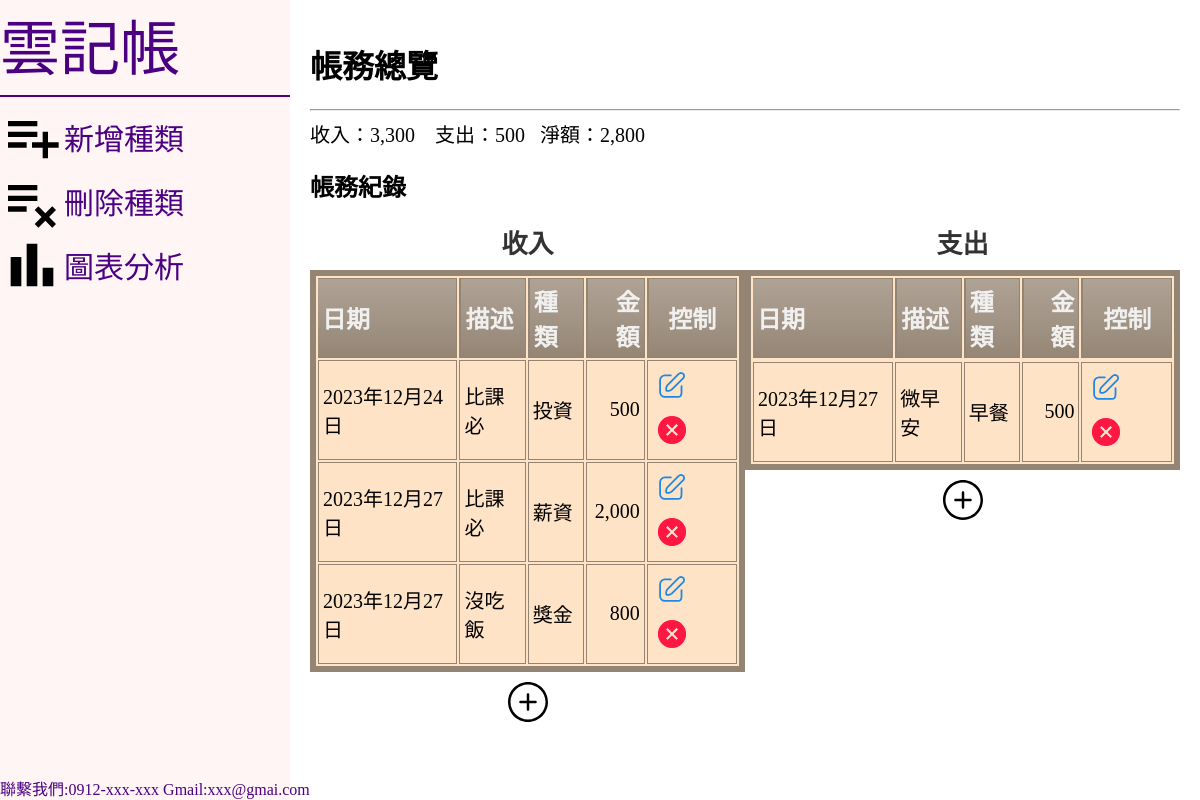
Screenshot of /index/ (signed in) with the database file from the repository.
### projectapp/models.py (models this page shows, shortened)
class Record_R1(models.Model):
    user=ForeignKey(User,on_delete=models.CASCADE,null=True)
    date 	= DateField()
    description = CharField(max_length=300,null=True)
    categoryR 	= CharField(max_length=50)
    cash 	= IntegerField()
    is_settled = models.BooleanField(default=False)  # 新增用來標記是否已經結算的欄位

class Record_E1(models.Model):
    user=ForeignKey(User,on_delete=models.CASCADE,null=True)
    date 	= DateField()
    description = CharField(max_length=300,null=True)
    categoryE 	= CharField(max_length=50)
    cash 	= IntegerField()
    is_settled = models.BooleanField(default=False)  # 新增用來標記是否已經結算的欄位

### projectapp/views.py (the view)
# urls.py: path('index/',views.recordall_and_cashflow,name='index'),
@login_required
def recordall_and_cashflow(request):
    corrent_user=request.user
    recordAllE=Record_E1.objects.filter(user=corrent_user).order_by('date')
    recordAllR=Record_R1.objects.filter(user=corrent_user).order_by('date')
    income_list=[record.cash for record in recordAllR]
    outcome_list=[record.cash for record in recordAllE]
    income=sum(income_list) if len(income_list)!=0 else 0
    outcome=sum(outcome_list) if len(outcome_list)!=0 else 0
    net = income -outcome
    return render(request,'index.html',locals())

### templates/index.html (shortened to what this page needs)
<!DOCTYPE html>
<html lang="en">
<head>
  <link rel="stylesheet" href="/static/css/index.css">
</head>
<body>
  <div class="container">
    <div class="left-box">
      <div class="listtitle">雲記帳</div>
      <hr>
      <div class="list">
        <a href="/addcategory">
          <img src="/static/img/playlist_add_FILL0_wght400_GRAD0_opsz24.svg" alt="">
          <span>新增種類</span>
        </a>
        <a href="/delcategory">
          <img src="/static/img/playlist_remove_FILL0_wght400_GRAD0_opsz24.svg" alt="">
          <span>刪除種類</span>
        </a>
        <a href="/charts">
          <img src="/static/img/bar_chart_FILL0_wght400_GRAD0_opsz24.svg" alt="">
          <span>圖表分析</span>
        </a>
      </div>
      <div class="content">
        聯繫我們:0912-xxx-xxx
        Gmail:xxx@gmai.com
      </div>
    </div>
    <div class="right-text">
      <h1>帳務總覽</h1>
      <hr>
      <div class="incomeEP">
        收入：<span class="thousand-separator">{{ income }}</span> &nbsp;&nbsp;
        支出：<span class="thousand-separator">{{ outcome }} </span>&nbsp;&nbsp;
        淨額：<span class="thousand-separator">{{ net }}</span>
      </div>
      <h2>帳務紀錄</h2>
      <div class="table-all">
        <div>
          <table class="cinereousTable">
            <caption>收入</caption>
            <thead>
              <tr>
                <th>日期</th>
                <th>描述</th>
                <th>種類</th>
                <th style="text-align: right;">金額</th>
                <th style="text-align: center;">控制</th>
              </tr>
            </thead>
            {% for record in recordAllR %}
            <tr>
              <td>{{ record.date }}</td>
              <td>{{ record.description }}</td>
              <td>{{ record.categoryR }}</td>
              <td class="thousand-separator" style="text-align: right;">{{ record.cash }}</td>
              <td>
                <a href="{% url 'editRr' record.id %}"><img src="/static/img/edit.svg" alt="編輯"></a>
                <a href="{% url 'delRr' record.id %}"><img src="/static/img/cancel-svgrepo-com.svg" alt="刪除"></a>
              </td>
            </tr>
            {% endfor %}
          </table>
          <div style="text-align: center;margin-top:10px">
          <a style="margin-top:10px;" href="/addRrecord">
            <img src="/static/img/plus-circle-svgrepo-com.svg" alt="">
          </a>
        </div>
        </div>
        <div>
          <table class="cinereousTable">
            <caption>支出</caption>
            <thead>
              <th>日期</th>
              <th>描述</th>
              <th>種類</th>
              <th style="text-align: right;">金額</th>
              <th style="text-align: center;">控制</th>
              {% for record in recordAllE %}
            </thead>
            <td>{{ record.date }}</td>
            <td>{{ record.description }}</td>
            <td>{{ record.categoryE }}</td>
            <td class="thousand-separator" style="text-align: right;">{{ record.cash }}</td>
            <td>
              <a href="{% url 'editEr' record.id %}"><img src="/static/img/edit.svg" alt="編輯"></a>
              <a href="{% url 'delEr' record.id %}"><img src="/static/img/cancel-svgrepo-com.svg" alt="刪除"></a>
            </td>
            {% endfor %}
          </table>
          <div style="text-align: center; margin-top:10px">
          <a style="color:black;text-decoration: none;" href="/addErecord">
            <img src="/static/img/plus-circle-svgrepo-com.svg" alt="">
          </a>
        </div>
        </div>
      </div>
    </div>
  </div>
</body>
</html>

### static/css/index.css (style rules this page uses)
body { margin: 0; padding: 0; }
.container { display: flex; width: 100vw; height: 100vh; }
.left-box { width: 25%; background-color: #fff5f5; }
.left-box .list span { color: #4b0082; }
.left-box .list a { color: #4b0082; text-decoration: none; font-size:30px; display: flex; align-items: center; }
.listtitle { color: #4b0082; font-size: 60px; text-align: left; }
.content { position: absolute; color:#4b0082; bottom:0; }
.left-box hr { border: 1px solid #4b0082; }
.right-text { width: 75%; padding: 20px; overflow-y: auto; }
.incomeEP { color:black; font-size: 20px; }
.table-all { display:flex; justify-content: space-around; }
.table-all caption { font-size: 26px; font-weight: bold; color: #333; margin-bottom: 10px; }
.table-all img { text-align: center; }
.thousand-separator { text-align: right; }
table.cinereousTable { border: 6px solid #948473; background-color: #FFE3C6; width: 100%; }
table.cinereousTable td, table.cinereousTable th { border: 1px solid #948473; padding: 4px 4px; }
table.cinereousTable tbody td { font-size: 20px; padding: 4px; }
table.cinereousTable thead { background: #948473; background: -moz-linear-gradient(top, #afa396 0%, #9e9081 66%, #948473 100%); background: -webkit-linear-gradient(top, #afa396 0%, #9e9081 66%, #948473 100%); background: linear-gradient(to bottom, #afa396 0%, #9e9081 66%, #948473 100%); }
table.cinereousTable thead th { font-size: 24px; font-weight: bold; color: #F0F0F0; text-align: left; border-left: 2px solid #948473; }
table.cinereousTable thead th:first-child { border-left: none; }

### rows the page displays
Record_R1: date "2023年12月24日", description "比課必", categoryR "投資", cash "500"
Record_R1: date "2023年12月27日", description "比課必", categoryR "薪資", cash "2,000"
Record_R1: date "2023年12月27日", description "沒吃飯", categoryR "獎金", cash "800"
Record_E1: date "2023年12月27日", description "微早安", categoryE "早餐", cash "500"

### other values shown
{{ income }} "3,300"
{{ outcome }} "500"
{{ net }} "2,800"
